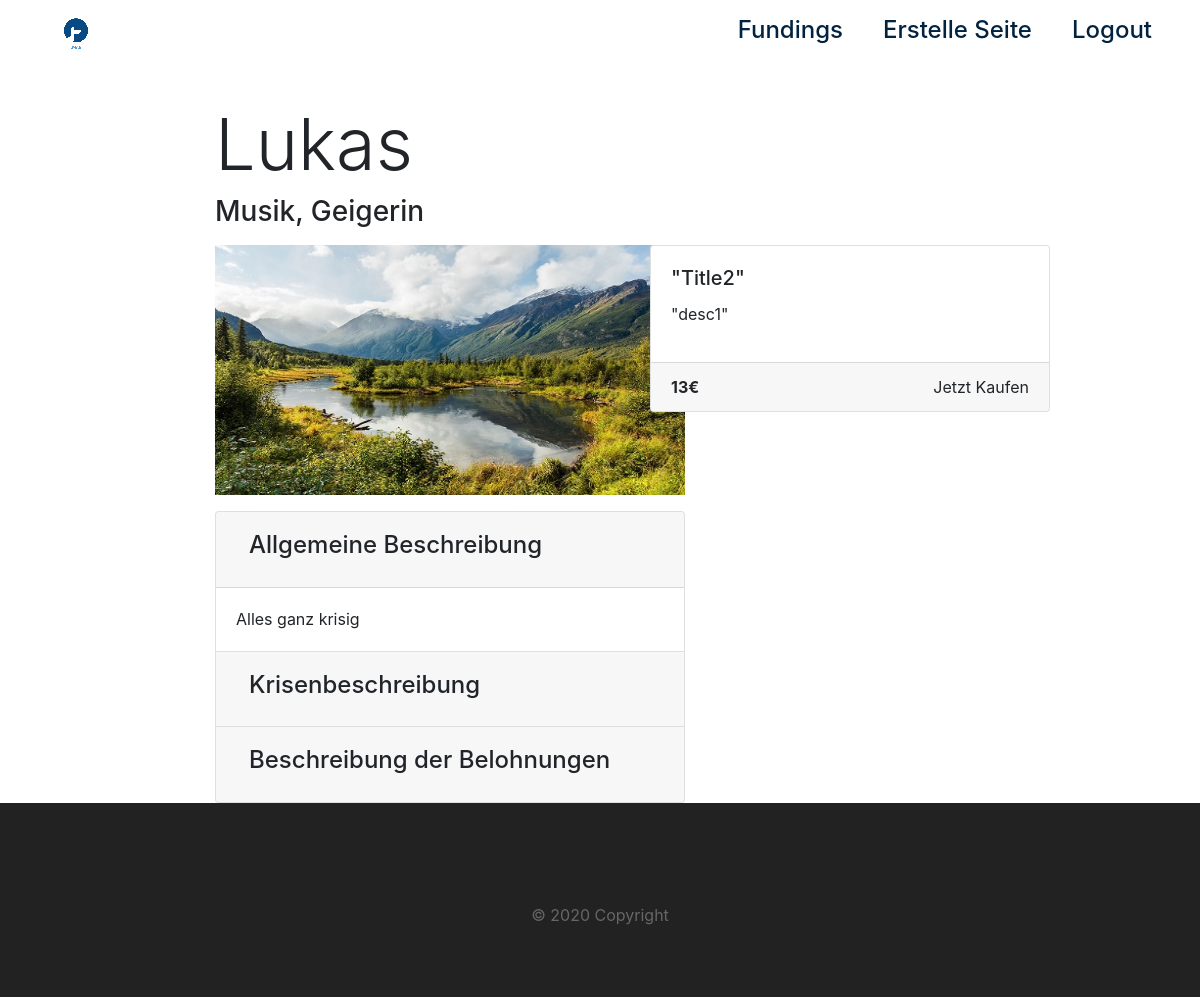
Page /page/2 (signed in) on the committed database.
### app.py (models this page shows)
class Page(db.Model):
    id = db.Column(db.Integer, primary_key=True)
    creator_id = db.Column(db.Integer, db.ForeignKey("user.id"))
    artist_name = db.Column(db.String)
    artist_category = db.Column(db.String)
    artist_job = db.Column(db.String)
    artist_location_lat = db.Column(db.Float)
    artist_location_long = db.Column(db.Float)
    description_title = db.Column(db.String)
    description_general = db.Column(db.String)
    description_crisis = db.Column(db.String)
    description_rewards = db.Column(db.String)
    titlepicture_path = db.Column(db.String)
    media_path = db.Column(db.String)
    rewards = db.relationship('Reward', backref='Page', lazy=True)

class Reward(db.Model):
    Page_Id = db.Column(db.Integer, db.ForeignKey("page.id"))
    id = db.Column(db.Integer, primary_key=True)
    title = db.Column(db.String)
    description = db.Column(db.String)
    category_form = db.Column(db.String)
    category_time = db.Column(db.String)
    price = db.Column(db.Float)
    primary = db.Column(db.Boolean)
    active = db.Column(db.Boolean)

### app.py (the view)
@app.route("/page/<int:PageId>")
def page(PageId):
    pageName = "Test"
    page = Page.query.filter_by(id = PageId).first()
    rewards = Reward.query.filter(Reward.Page_Id == PageId).order_by(Reward.price.asc())
    return render_template("page.html", title=f"{pageName}", page=page, rewards=rewards)

### app.py (called while the page is built)
@login.user_loader
def load_user(id):
    return User.query.get(int(id))

### templates/page.html (shortened to what this page needs)
{% extends "layout.html" %}
{% import "bootstrap/wtf.html" as wtf %}
{% block body %}
<div class="container-fluid mt-3">
  <div class="row justify-content-center">
    <div class="col-8">
      <p>
        <h1 class="display-3">{{page.artist_name}}</h1>
        <h3>{{page.artist_category}}, {{page.artist_job}}</h3>
      </p>
    </div>
  </div>
  <div class="row justify-content-center">
    <div class="col-5">
      <img src="/static/images/image.jpg" alt="" class="w-100 mb-3" style="height:250px;">
      <div class="accordion" id="accordionExample">
        <div class="card">
        <div class="card-header" id="headingOne">
            <button class="btn" type="button" data-toggle="collapse" data-target="#collapseOne" aria-expanded="true" aria-controls="collapseOne">
                <h4>Allgemeine Beschreibung</h4>
            </button>
        </div>
        <div id="collapseOne" class="collapse show" aria-labelledby="headingOne" data-parent="#accordionExample">
            <div class="card-body">
                {{page.description_general}}
            </div>
        </div>
        </div>
        <div class="card">
        <div class="card-header" id="headingTwo">
            <button class="btn collapsed" type="button" data-toggle="collapse" data-target="#collapseTwo" aria-expanded="false" aria-controls="collapseTwo">
                    <h4>Krisenbeschreibung</h4>
            </button>
        </div>
        </div>
        <div class="card">
        <div class="card-header" id="headingThree">
            <button class="btn collapsed" type="button" data-toggle="collapse" data-target="#collapseThree" aria-expanded="false" aria-controls="collapseThree">
                <h4>Beschreibung der Belohnungen</h4>
            </button>
        </div>
        </div>
      </div>
    </div>
    <div class="col-3">
      <div class="card-deck justify-content-center">
        {% for r in rewards %}
        <div class="card mb-3" style="min-width:400px; max-width:400px;">
        <div class="card-body">
            <h5 class="card-title">{{r.title}}</h5>
            <p class="card-text">{{r.description}}</p>
        </div>
        <div class="card-footer">
            <strong>{{r.price | int}}€</strong> <span class="float-right">Jetzt Kaufen</span>
        </div>
        </div>
        {% endfor %}
      </div>
    </div>
  </div>
</div>
{% endblock %}

### static/main.css (style rules this page uses)
body { padding: 0; margin: 0; background: #fff; }

### rows in the picture
Page: artist_name "Lukas", artist_category "Musik", artist_job "Geigerin", description_general "Alles ganz krisig"
Reward: title "\"Title2\"", description "\"desc1\"", price "13"
